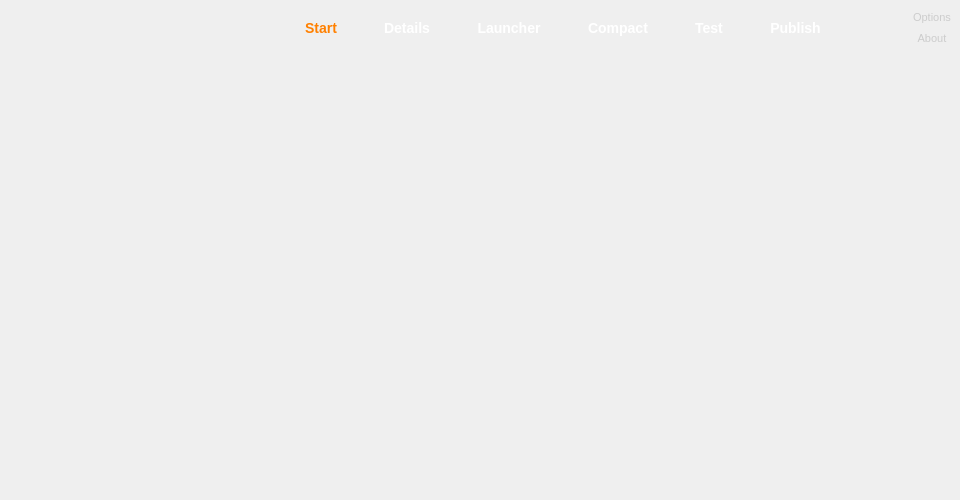
<?xml version="1.0" encoding="UTF-8"?>
<ui version="4.0">
 <class>MainWindow</class>
 <widget class="QMainWindow" name="MainWindow">
  <property name="geometry">
   <rect>
    <x>0</x>
    <y>0</y>
    <width>960</width>
    <height>500</height>
   </rect>
  </property>
  <property name="windowTitle">
   <string>PortableApps.com Development Toolkit</string>
  </property>
  <property name="windowIcon">
   <iconset resource="../../resources/resources.qrc">
    <normaloff>:/icon.png</normaloff>:/icon.png</iconset>
  </property>
  <widget class="QWidget" name="centralwidget">
   <layout class="QVBoxLayout" name="verticalLayout">
    <property name="spacing">
     <number>0</number>
    </property>
    <property name="margin">
     <number>0</number>
    </property>
    <item>
     <widget class="QWidget" name="nav" native="true">
      <property name="minimumSize">
       <size>
        <width>960</width>
        <height>55</height>
       </size>
      </property>
      <property name="maximumSize">
       <size>
        <width>960</width>
        <height>55</height>
       </size>
      </property>
      <property name="styleSheet">
       <string notr="true">#nav{background:#202429 url(:/headerbar.png) no-repeat}
QLabel{background:url(:/smallarrow.png)}
QPushButton{border:none;background:none;font-weight:bold;color:#fff;padding:10px;font-size:14px}
QPushButton:!enabled{color:#707070}
QPushButton:checked{color:#ff8000}
#nav_options,#nav_about{padding:0;height:14px;font-size:11px;font-weight:normal;color:#ccc}
#nav_options:checked,#nav_about:checked{color:#ff8000}</string>
      </property>
      <layout class="QHBoxLayout" name="nav_layout">
       <property name="spacing">
        <number>10</number>
       </property>
       <property name="leftMargin">
        <number>80</number>
       </property>
       <item>
        <spacer name="nav_center_left">
         <property name="orientation">
          <enum>Qt::Horizontal</enum>
         </property>
         <property name="sizeHint" stdset="0">
          <size>
           <width>40</width>
           <height>20</height>
          </size>
         </property>
        </spacer>
       </item>
       <item>
        <widget class="QPushButton" name="nav_start">
         <property name="sizePolicy">
          <sizepolicy hsizetype="Minimum" vsizetype="Minimum">
           <horstretch>0</horstretch>
           <verstretch>0</verstretch>
          </sizepolicy>
         </property>
         <property name="cursor">
          <cursorShape>PointingHandCursor</cursorShape>
         </property>
         <property name="focusPolicy">
          <enum>Qt::TabFocus</enum>
         </property>
         <property name="text">
          <string>Start</string>
         </property>
         <property name="checkable">
          <bool>true</bool>
         </property>
         <property name="checked">
          <bool>true</bool>
         </property>
        </widget>
       </item>
       <item>
        <widget class="QLabel" name="nav_arrow_1">
         <property name="minimumSize">
          <size>
           <width>7</width>
           <height>7</height>
          </size>
         </property>
         <property name="maximumSize">
          <size>
           <width>7</width>
           <height>7</height>
          </size>
         </property>
         <property name="text">
          <string/>
         </property>
        </widget>
       </item>
       <item>
        <widget class="QPushButton" name="nav_details">
         <property name="sizePolicy">
          <sizepolicy hsizetype="Minimum" vsizetype="Minimum">
           <horstretch>0</horstretch>
           <verstretch>0</verstretch>
          </sizepolicy>
         </property>
         <property name="cursor">
          <cursorShape>PointingHandCursor</cursorShape>
         </property>
         <property name="focusPolicy">
          <enum>Qt::TabFocus</enum>
         </property>
         <property name="text">
          <string>Details</string>
         </property>
         <property name="checkable">
          <bool>true</bool>
         </property>
        </widget>
       </item>
       <item>
        <widget class="QLabel" name="nav_arrow_2">
         <property name="minimumSize">
          <size>
           <width>7</width>
           <height>7</height>
          </size>
         </property>
         <property name="maximumSize">
          <size>
           <width>7</width>
           <height>7</height>
          </size>
         </property>
         <property name="text">
          <string/>
         </property>
        </widget>
       </item>
       <item>
        <widget class="QPushButton" name="nav_launcher">
         <property name="sizePolicy">
          <sizepolicy hsizetype="Minimum" vsizetype="Minimum">
           <horstretch>0</horstretch>
           <verstretch>0</verstretch>
          </sizepolicy>
         </property>
         <property name="cursor">
          <cursorShape>PointingHandCursor</cursorShape>
         </property>
         <property name="focusPolicy">
          <enum>Qt::TabFocus</enum>
         </property>
         <property name="text">
          <string>Launcher</string>
         </property>
         <property name="checkable">
          <bool>true</bool>
         </property>
        </widget>
       </item>
       <item>
        <widget class="QLabel" name="nav_arrow_3">
         <property name="minimumSize">
          <size>
           <width>7</width>
           <height>7</height>
          </size>
         </property>
         <property name="maximumSize">
          <size>
           <width>7</width>
           <height>7</height>
          </size>
         </property>
         <property name="text">
          <string/>
         </property>
        </widget>
       </item>
       <item>
        <widget class="QPushButton" name="nav_compact">
         <property name="sizePolicy">
          <sizepolicy hsizetype="Minimum" vsizetype="Minimum">
           <horstretch>0</horstretch>
           <verstretch>0</verstretch>
          </sizepolicy>
         </property>
         <property name="cursor">
          <cursorShape>PointingHandCursor</cursorShape>
         </property>
         <property name="focusPolicy">
          <enum>Qt::TabFocus</enum>
         </property>
         <property name="text">
          <string>Compact</string>
         </property>
         <property name="checkable">
          <bool>true</bool>
         </property>
        </widget>
       </item>
       <item>
        <widget class="QLabel" name="nav_arrow_4">
         <property name="minimumSize">
          <size>
           <width>7</width>
           <height>7</height>
          </size>
         </property>
         <property name="maximumSize">
          <size>
           <width>7</width>
           <height>7</height>
          </size>
         </property>
         <property name="text">
          <string/>
         </property>
        </widget>
       </item>
       <item>
        <widget class="QPushButton" name="nav_test">
         <property name="sizePolicy">
          <sizepolicy hsizetype="Minimum" vsizetype="Minimum">
           <horstretch>0</horstretch>
           <verstretch>0</verstretch>
          </sizepolicy>
         </property>
         <property name="cursor">
          <cursorShape>PointingHandCursor</cursorShape>
         </property>
         <property name="focusPolicy">
          <enum>Qt::TabFocus</enum>
         </property>
         <property name="text">
          <string>Test</string>
         </property>
         <property name="checkable">
          <bool>true</bool>
         </property>
        </widget>
       </item>
       <item>
        <widget class="QLabel" name="nav_arrow_5">
         <property name="minimumSize">
          <size>
           <width>7</width>
           <height>7</height>
          </size>
         </property>
         <property name="maximumSize">
          <size>
           <width>7</width>
           <height>7</height>
          </size>
         </property>
         <property name="text">
          <string/>
         </property>
        </widget>
       </item>
       <item>
        <widget class="QPushButton" name="nav_publish">
         <property name="sizePolicy">
          <sizepolicy hsizetype="Minimum" vsizetype="Minimum">
           <horstretch>0</horstretch>
           <verstretch>0</verstretch>
          </sizepolicy>
         </property>
         <property name="cursor">
          <cursorShape>PointingHandCursor</cursorShape>
         </property>
         <property name="focusPolicy">
          <enum>Qt::TabFocus</enum>
         </property>
         <property name="text">
          <string>Publish</string>
         </property>
         <property name="checkable">
          <bool>true</bool>
         </property>
        </widget>
       </item>
       <item>
        <layout class="QVBoxLayout" name="nav_smallbox">
         <property name="spacing">
          <number>6</number>
         </property>
         <property name="leftMargin">
          <number>72</number>
         </property>
         <item>
          <widget class="QPushButton" name="nav_options">
           <property name="cursor">
            <cursorShape>PointingHandCursor</cursorShape>
           </property>
           <property name="focusPolicy">
            <enum>Qt::TabFocus</enum>
           </property>
           <property name="text">
            <string>Options</string>
           </property>
           <property name="checkable">
            <bool>true</bool>
           </property>
          </widget>
         </item>
         <item>
          <widget class="QPushButton" name="nav_about">
           <property name="cursor">
            <cursorShape>PointingHandCursor</cursorShape>
           </property>
           <property name="focusPolicy">
            <enum>Qt::TabFocus</enum>
           </property>
           <property name="text">
            <string>About</string>
           </property>
           <property name="checkable">
            <bool>true</bool>
           </property>
          </widget>
         </item>
        </layout>
       </item>
      </layout>
     </widget>
    </item>
    <item>
     <widget class="QStackedWidget" name="pages"/>
    </item>
   </layout>
  </widget>
 </widget>
 <resources>
  <include location="../../resources/resources.qrc"/>
 </resources>
 <connections/>
</ui>
